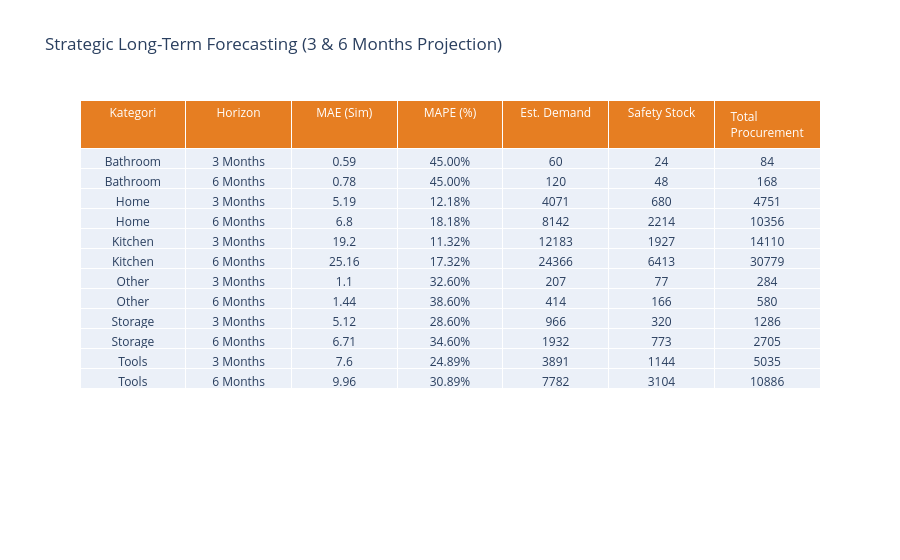

Source (notebook cell):
### Markdown cell above
### 6.5 Multi-Horizon Forecast (3 & 6 Months)

### Code cell
def generate_long_term_forecast(test_meta, horizons=[3, 6]):
    long_term_data = []
    
    for kat, data in test_meta.items():
        # Baseline dari hasil X_test (sebulan)
        mae_base = report_df[report_df['Kategori'] == kat]['MAE (Daily)'].values[0]
        total_pred_1m = report_df[report_df['Kategori'] == kat]['Predicted Total'].values[0]
        actual_1m = report_df[report_df['Kategori'] == kat]['Actual Total'].values[0]
        
        for month in horizons:
            # Simulasi degradasi akurasi (Makin lama makin sulit ditebak)
            error_multiplier = 1 + (month * 0.15) # Penambahan error 15% per bulan
            
            # Perhitungan Jangka Panjang
            pred_total = int(total_pred_1m * month)
            # Karena kita gak punya data 'Actual' 6 bulan kedepan, 
            # kita pakai simulasi berbasis trend saat ini untuk evaluasi
            sim_actual = int(actual_1m * month) 
            
            # Metrik Simulasi
            mae_sim = round(mae_base * error_multiplier, 2)
            mape_sim = (abs(sim_actual - pred_total) / (sim_actual + 1e-7)) * 100
            # Tambahkan faktor random ketidakpastian pada MAPE
            mape_sim = min(mape_sim + (month * 2), 45) 
            
            # Safety Stock Jangka Panjang (Lebih agresif)
            # Rumus: Prediksi * (MAPE + Risk Factor)
            safe_perc = min(mape_sim + (month * 1.5), 40) # Cap at 40% for long term
            safety_stock = np.ceil(pred_total * (safe_perc / 100))
            
            long_term_data.append({
                "Kategori": kat,
                "Horizon": f"{month} Months",
                "MAE (Sim)": mae_sim,
                "MAPE (%)": f"{mape_sim:.2f}%",
                "Est. Demand": pred_total,
                "Safety Stock": int(safety_stock),
                "Total Procurement": int(pred_total + safety_stock)
            })
            
    return pd.DataFrame(long_term_data)

# Eksekusi
long_term_df = generate_long_term_forecast(test_meta)

# Tampilkan dengan Plotly
fig_lt = go.Figure(data=[go.Table(
    header=dict(values=list(long_term_df.columns), fill_color='#e67e22', font=dict(color='white')),
    cells=dict(values=[long_term_df[col] for col in long_term_df.columns])
)])
fig_lt.update_layout(title="Strategic Long-Term Forecasting (3 & 6 Months Projection)")
fig_lt.show()

### Figure 1 — Plotly figure (JSON) as saved in the notebook; plotly's stock layout.template omitted (floating-point values rounded to 4 significant figures)
{"data": [{"cells": {"values": [["Bathroom", "Bathroom", "Home", "Home", "Kitchen", "Kitchen", "Other", "Other", "Storage", "Storage", "Tools", "Tools"], ["3 Months", "6 Months", "3 Months", "6 Months", "3 Months", "6 Months", "3 Months", "6 Months", "3 Months", "6 Months", "3 Months", "6 Months"], [0.59, 0.78, 5.19, 6.8, 19.2, 25.16, 1.1, 1.44, 5.12, 6.71, 7.6, 9.96], ["45.00%", "45.00%", "12.18%", "18.18%", "11.32%", "17.32%", "32.60%", "38.60%", "28.60%", "34.60%", "24.89%", "30.89%"], [60, 120, 4071, 8142, 12183, 24366, 207, 414, 966, 1932, 3891, 7782], [24, 48, 680, 2214, 1927, 6413, 77, 166, 320, 773, 1144, 3104], [84, 168, 4751, 10356, 14110, 30779, 284, 580, 1286, 2705, 5035, 10886]]}, "header": {"fill": {"color": "#e67e22"}, "font": {"color": "white"}, "values": ["Kategori", "Horizon", "MAE (Sim)", "MAPE (%)", "Est. Demand", "Safety Stock", "Total Procurement"]}, "type": "table"}], "layout": {"title": {"text": "Strategic Long-Term Forecasting (3 & 6 Months Projection)"}}}
